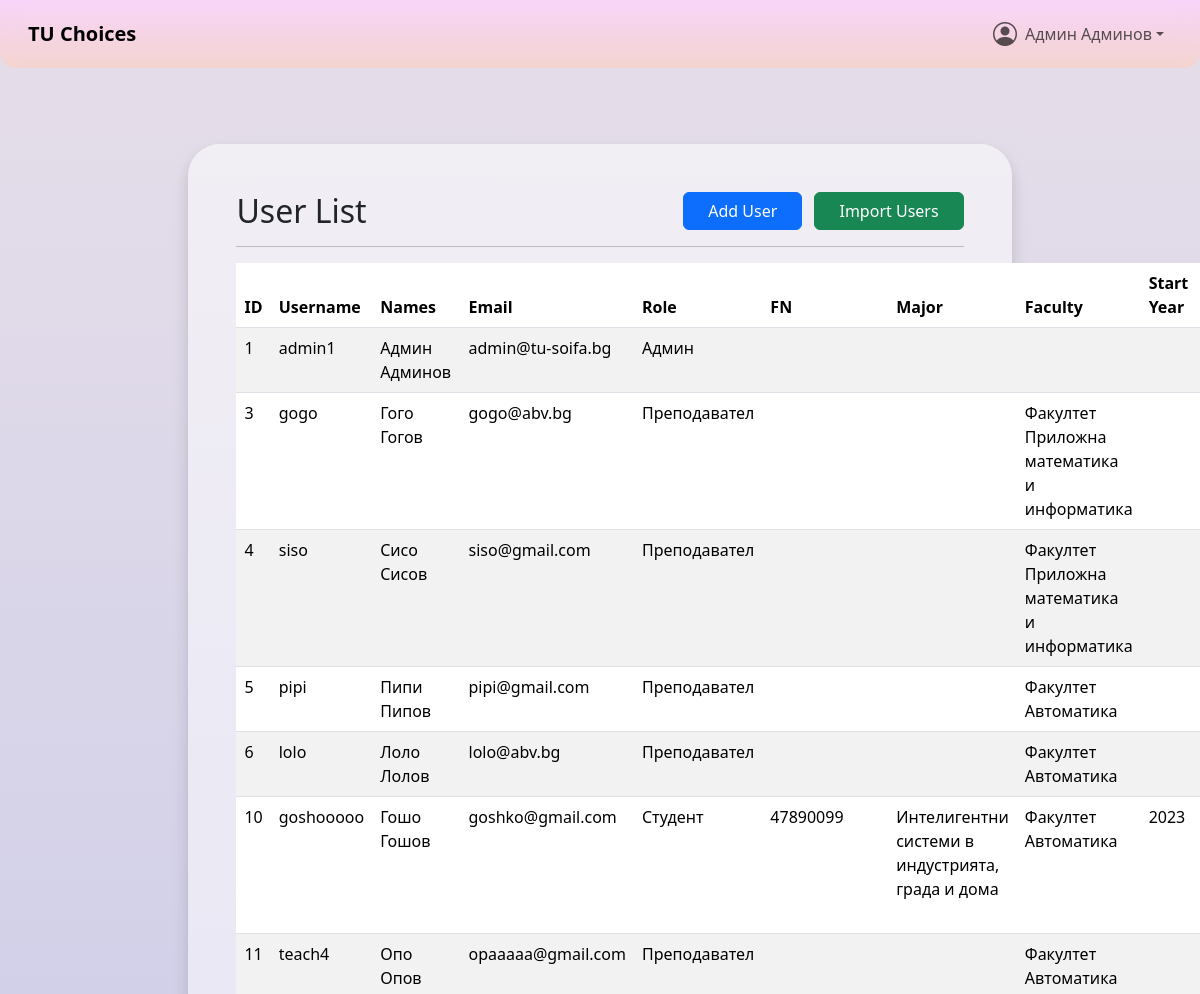
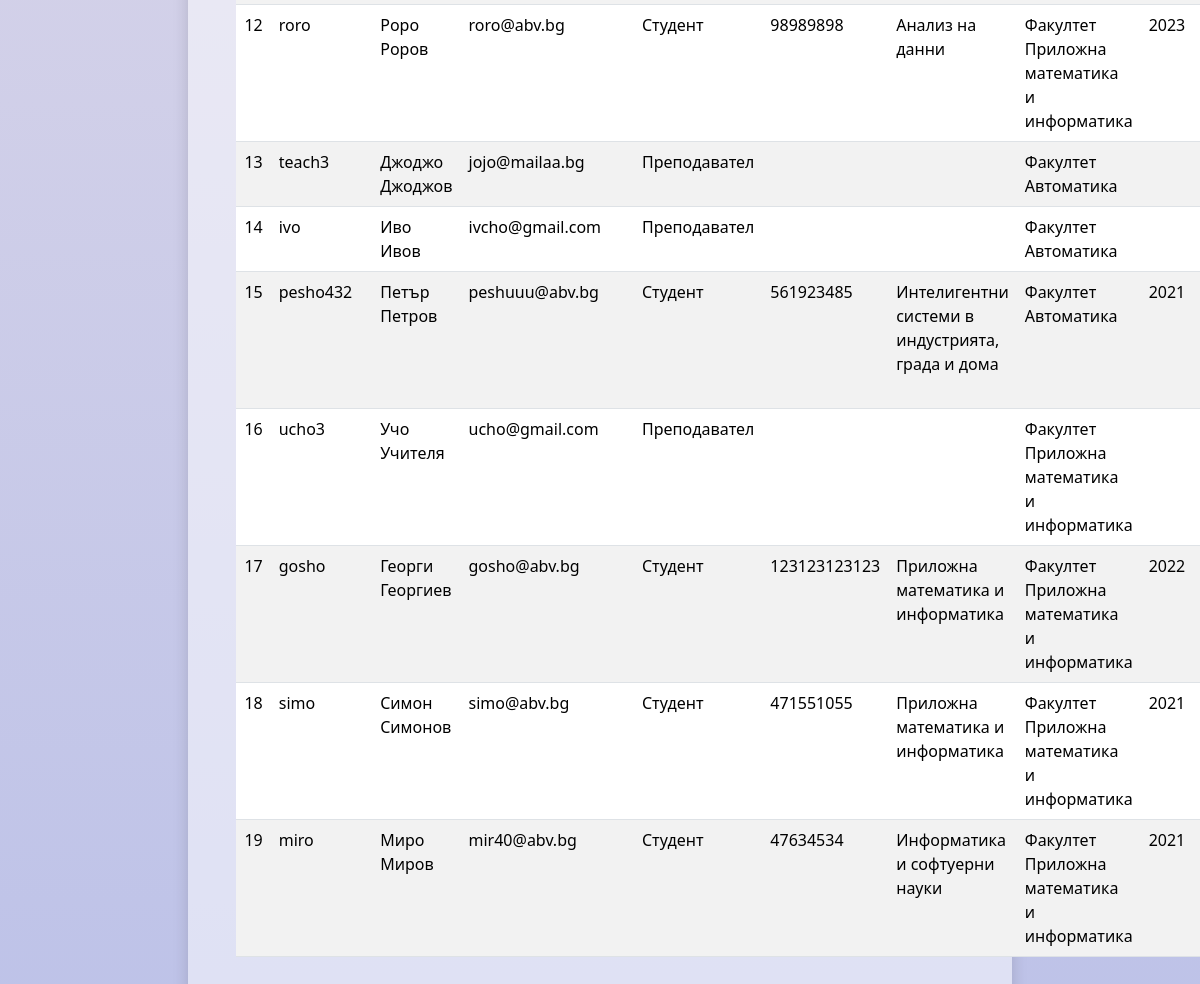
The app's page /users/userList.php (signed in) with its own data (2 pictures, top to bottom).
### tables this page shows
CREATE TABLE `users` (
  `id` int(11) NOT NULL,
  `username` varchar(100) NOT NULL,
  `names` varchar(100) NOT NULL,
  `email` varchar(100) NOT NULL,
  `pass` varchar(100) NOT NULL DEFAULT '',
  `role` int(11) NOT NULL DEFAULT 0 COMMENT '1=student,2=teacher,3=admin',
  `fn` varchar(100) NOT NULL DEFAULT '',
  `major` varchar(10) NOT NULL DEFAULT '0',
  `faculty` varchar(10) NOT NULL DEFAULT '0',
  `start_year` int(11) DEFAULT NULL,
  `active` tinyint(1) NOT NULL DEFAULT 0,
  `deleted` tinyint(1) NOT NULL DEFAULT 0,
  `created_at` datetime NOT NULL DEFAULT current_timestamp(),
  `updated_at` datetime NOT NULL DEFAULT current_timestamp() ON UPDATE current_timestamp()
);

CREATE TABLE `faculties` (
  `id` int(11) NOT NULL,
  `name` varchar(100) NOT NULL,
  `short` varchar(50) NOT NULL,
  `deleted` tinyint(1) NOT NULL DEFAULT 0,
  `created_at` datetime NOT NULL DEFAULT current_timestamp(),
  `updated_at` datetime NOT NULL DEFAULT current_timestamp() ON UPDATE current_timestamp()
);

CREATE TABLE `majors` (
  `id` int(11) NOT NULL,
  `name` varchar(100) NOT NULL,
  `short` varchar(50) NOT NULL,
  `faculty` varchar(10) NOT NULL DEFAULT '0',
  `deleted` tinyint(1) NOT NULL DEFAULT 0,
  `created_at` datetime NOT NULL DEFAULT current_timestamp(),
  `updated_at` datetime NOT NULL DEFAULT current_timestamp() ON UPDATE current_timestamp()
);

### backend/users/user.php (called while the page is built, shortened)
<?php
class User
{
    private $names;
    private $majorShort;
    private $facultyShort;
    public function __construct($id, mysqli $mysqli)
    {
        $this->id = $id;
        $stmt = $mysqli->prepare(
            "SELECT username, names, email, role, fn, major, faculty, start_year
             FROM users
             WHERE id = ?
             LIMIT 1"
        );
        $stmt->bind_param('i', $this->id);
        $stmt->execute();
        $stmt->bind_result(
            $username,
            $names,
            $email,
            $role,
            $fn,
            $majorShort,
            $facultyShort,
            $startYear
        );
        $this->names = $names;
        $this->majorShort = $majorShort;
        $this->facultyShort = $facultyShort;
    }
    public function getNames()
    {
        return $this->names;
    }
    public function getMajorID($mysqli)
    {
        $stmt = $mysqli->prepare("SELECT id FROM majors WHERE short = ?");
        $stmt->bind_param("s", $this->majorShort);
        $stmt->execute();
        $result = $stmt->get_result();
        $row = $result->fetch_assoc();
        return $row['id'] ?? 0;
    }
    public function getFacultyID($mysqli)
    {
        $stmt = $mysqli->prepare("SELECT id FROM faculties WHERE short = ?");
        $stmt->bind_param("s", $this->facultyShort);
        $stmt->execute();
        $result = $stmt->get_result();
        $row = $result->fetch_assoc();
        return $row['id'] ?? 0;
    }
}

### backend/utils/dbUtils.php (called while the page is built, shortened)
<?php
function getNonDeletedFromDB($table_name, $mysqli, $hasDeleted = true, $searchableByID = false)
{
    $check = $hasDeleted ? " WHERE deleted = 0" : "";
    $stmt = $mysqli->prepare("SELECT * FROM " . $table_name . $check);
    $stmt->execute();
    $result = $stmt->get_result();
    $arr = [];
    if ($searchableByID) {
        while ($row = $result->fetch_assoc()) {
            $arr[$row['id']] = $row;
        }
    } else {
        $arr = $result->fetch_all(MYSQLI_ASSOC);
    }
    return $arr;
}

### backend/majors/faculty.php (called while the page is built, shortened)
<?php
require_once "Major.php";
class Faculty
{
    private $name;
    public function __construct($id, mysqli $mysqli)
    {
        $this->id = $id;
        $stmt = $mysqli->prepare("SELECT name, short FROM faculties WHERE id = ?");
        $stmt->bind_param('i', $this->id);
        $stmt->execute();
        $stmt->bind_result($name, $short);
        if (!$stmt->fetch()) {
            throw new Exception('Faculty not found for ID ' . $this->id);
        }
        $this->name = $name;
    }
    public function getName()
    {
        return $this->name;
    }
}

### backend/majors/major.php (called while the page is built, shortened)
<?php
class Major
{
    private $name;
    public function __construct($id, mysqli $mysqli)
    {
        $this->id = $id;
        $stmt = $mysqli->prepare("SELECT name, short, faculty FROM majors WHERE id = ?");
        $stmt->bind_param('i', $this->id);
        $stmt->execute();
        $stmt->bind_result($name, $short, $facultyShort);
        if (!$stmt->fetch()) {
            throw new Exception('Major not found for ID ' . $this->id);
        }
        $this->name = $name;
    }
    public function getName()
    {
        return $this->name;
    }
}

### users/userList.php (the view, shortened to what this page needs)
<?php
require_once "../header.php";
$users = getNonDeletedFromDB("users", $mysqli);
?>
<main>
    <div class="container-fluid d-flex flex-column align-items-center pb-5 pt-5" style="min-height:90vh">
        <div class="bg-white bg-opacity-50 p-5 rounded-5 shadow" style="width:70%">
            <div class="d-flex justify-content-between align-items-center mb-3">
                <h2 class="mb-0">User List</h2>
                <div>
                    <a href="userAdd.php" class="btn btn-primary px-4 me-2">Add User</a>
                    <button onclick="importUsers()" class="btn btn-success px-4">Import Users</button>
                </div>
            </div>
            <hr>
            <table id="table" class="table table-striped">
                <thead>
                    <tr>
                        <th>ID</th>
                        <th>Username</th>
                        <th>Names</th>
                        <th>Email</th>
                        <th>Role</th>
                        <th>FN</th>
                        <th>Major</th>
                        <th>Faculty</th>
                        <th>Start Year</th>
                        <th>Active</th>
                    </tr>
                </thead>
                <tbody>
                    <?php foreach ($users as $u) {
                        $majorName = "";
                        $facultyName = "";
                        $userObj = new User($u["id"], $mysqli);
                        try {
                            $currMajor = new Major($userObj->getMajorID($mysqli), $mysqli);
                            $majorName = $currMajor->getName();
                        } catch (\Exception $th) {
                        }
                        try {
                            $currFaculty = new Faculty($userObj->getFacultyID($mysqli), $mysqli);
                            $facultyName = $currFaculty->getName();
                        } catch (\Exception $th) {
                        }
                        ?>
                        <tr>
                            <td><?= $u["id"] ?></td>
                            <td><?= $u["username"] ?></td>
                            <td><?= $u["names"] ?></td>
                            <td><?= $u["email"] ?></td>
                            <td>
                                <?php
                                switch ($u["role"]) {
                                    case '1':
                                        echo "Студент";
                                        break;
                                    case '2':
                                        echo "Преподавател";
                                        break;
                                    case '3':
                                        echo "Админ";
                                        break;
                                }
                                ?>
                            </td>
                            <td><?= $u["fn"] ?></td>
                            <td><?= $majorName; ?></td>
                            <td><?= $facultyName; ?></td>
                            <td><?= $u["start_year"] ?></td>
                            <td>
                            </td>
                        </tr>
                    <?php } ?>
                </tbody>
            </table>
        </div>
    </div>
</main>
<?php require_once "../footer.php" ?>

### header.php (shortened to what this page needs)
<?php
require_once "backend/config/dbConfig.php";
require_once "backend/utils/dbUtils.php";
require_once "backend/majors/Faculty.php";
require_once "backend/majors/Major.php";
require_once "backend/distributions/Distribution.php";
require_once "backend/users/User.php";
$projectRoot = str_replace(
    realpath($_SERVER['DOCUMENT_ROOT']),
    '',
    realpath(__DIR__ . '/')
);
$user = new User($_SESSION["userID"], $mysqli);
?>
<!DOCTYPE html>
<html lang="en">
<head>
    <link href="https://cdn.jsdelivr.net/npm/bootstrap@5.3.5/dist/css/bootstrap.min.css" rel="stylesheet"
>
    <link rel="stylesheet" href="https://cdn.jsdelivr.net/npm/bootstrap-icons@1.10.5/font/bootstrap-icons.css">
    <link rel="stylesheet" href="https://cdn.datatables.net/2.3.0/css/dataTables.bootstrap5.css">
         <link rel="stylesheet" href="<?= $projectRoot ?>/css/main.css">
    <link rel="stylesheet" href="<?= $projectRoot ?>/css/navbar.css">
</head>
<body>
    <header>
        <nav class="navbar navbar-expand-lg navbar-custom fixed-top px-3">
            <div class="container-fluid">
                <a class="navbar-brand fw-bold" href="<?= $projectRoot ?>/index.php">TU Choices</a>
                <div class="collapse navbar-collapse" id="mainNav">
                    <ul class="navbar-nav ms-auto mb-2 mb-lg-0 align-items-lg-center">
                        <li class="nav-item dropdown">
                            <a class="nav-link dropdown-toggle d-flex align-items-center" href="#" id="profileDropdown"
                                role="button" data-bs-toggle="dropdown" aria-expanded="false">
                                <i class="bi bi-person-circle fs-4"></i>
                                <div class="ms-2"><?= $user->getNames(); ?></div>
                            </a>
                        </li>
                    </ul>
                </div>
            </div>
        </nav>
    </header>

### css/navbar.css (style rules this page uses)
.navbar-custom { background-image: linear-gradient(to top, rgb(250, 208, 196, 70%) 0%, rgb(255, 209, 255, 70%) 100%); backdrop-filter: blur(10px); border-radius: 0 0 1rem 1rem; margin-bottom: 2rem; }

### header.php (style rules this page uses)
html, body { overflow-x: hidden; height: 100%; margin: 0; }
body { background-color: #E4E4E1; background-image: linear-gradient(to top, #bdc2e8 0%, #bdc2e8 1%, #e6dee9 100%); background-blend-mode: normal, multiply; background-repeat: no-repeat; background-size: cover; background-attachment: fixed; }
main { margin-top: 6rem; }

### records on screen
users: names "Админ Админов", id "1", username "admin1", email "admin@tu-soifa.bg", role "Админ"
users: id "3", username "gogo", names "Гого Гогов", email "gogo@abv.bg", role "Преподавател", faculties.name "Факултет Приложна математика и информатика"
users: id "4", username "siso", names "Сисо Сисов", email "siso@gmail.com", role "Преподавател", faculties.name "Факултет Приложна математика и информатика"
users: id "5", username "pipi", names "Пипи Пипов", email "pipi@gmail.com", role "Преподавател", faculties.name "Факултет Автоматика"
users: id "6", username "lolo", names "Лоло Лолов", email "lolo@abv.bg", role "Преподавател", faculties.name "Факултет Автоматика"
users: id "10", username "goshooooo", names "Гошо Гошов", email "goshko@gmail.com", role "Студент", fn "47890099", majors.name "Интелигентни системи в индустрията, града и дома", faculties.name "Факултет Автоматика", start_year "2023"
users: id "11", username "teach4", names "Опо Опов", email "opaaaaa@gmail.com", role "Преподавател", faculties.name "Факултет Автоматика"
users: id "12", username "roro", names "Роро Роров", email "roro@abv.bg", role "Студент", fn "98989898", majors.name "Анализ на данни", faculties.name "Факултет Приложна математика и информатика", start_year "2023"
users: id "13", username "teach3", names "Джоджо Джоджов", email "jojo@mailaa.bg", role "Преподавател", faculties.name "Факултет Автоматика"
users: id "14", username "ivo", names "Иво Ивов", email "ivcho@gmail.com", role "Преподавател", faculties.name "Факултет Автоматика"
users: id "15", username "pesho432", names "Петър Петров", email "peshuuu@abv.bg", role "Студент", fn "561923485", majors.name "Интелигентни системи в индустрията, града и дома", faculties.name "Факултет Автоматика", start_year "2021"
users: id "16", username "ucho3", names "Учо Учителя", email "ucho@gmail.com", role "Преподавател", faculties.name "Факултет Приложна математика и информатика"
users: id "17", username "gosho", names "Георги Георгиев", email "gosho@abv.bg", role "Студент", fn "123123123123", majors.name "Приложна математика и информатика", faculties.name "Факултет Приложна математика и информатика", start_year "2022"
users: id "18", username "simo", names "Симон Симонов", email "simo@abv.bg", role "Студент", fn "471551055", majors.name "Приложна математика и информатика", faculties.name "Факултет Приложна математика и информатика", start_year "2021"
users: id "19", username "miro", names "Миро Миров", email "mir40@abv.bg", role "Студент", fn "47634534", majors.name "Информатика и софтуерни науки", faculties.name "Факултет Приложна математика и информатика", start_year "2021"
